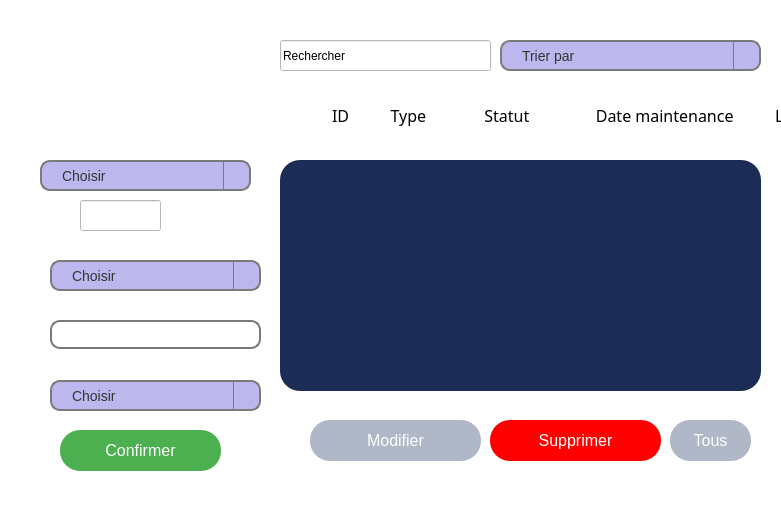
       <widget class="QStackedWidget" name="stackedWidget_3">
        <property name="geometry">
         <rect>
          <x>320</x>
          <y>220</y>
          <width>781</width>
          <height>521</height>
         </rect>
        </property>
        <property name="styleSheet">
         <string notr="true">background: transparent;
</string>
        </property>
        <property name="currentIndex">
         <number>1</number>
        </property>
        <widget class="QWidget" name="mapcentre">
         <widget class="QWidget" name="verticalLayoutWidget_2">
          <property name="geometry">
           <rect>
            <x>0</x>
            <y>-1</y>
            <width>781</width>
            <height>551</height>
           </rect>
          </property>
          <layout class="QVBoxLayout" name="verticalLayout"/>
         </widget>
        </widget>
        <widget class="QWidget" name="donnees">
         <property name="styleSheet">
          <string notr="true">background: transparent;
</string>
         </property>
         <widget class="QPushButton" name="statBtn">
          <property name="geometry">
           <rect>
            <x>670</x>
            <y>420</y>
            <width>81</width>
            <height>41</height>
           </rect>
          </property>
          <property name="styleSheet">
           <string notr="true">QPushButton {
    font-family: 'OCR A Extended', sans-serif; /* Police OCR A Extended */
    font-size: 16px; /* Taille de la police */
    color: white; /* Couleur du texte */
    background-color:#b0b7c7; /* Couleur de fond */
    border: none; /* Pas de bordure */
    border-radius: 20px; /* Coins arrondis */
    padding: 10px 20px; /* Espacement interne */
    cursor: pointer; /* Changement du curseur au survol */
}

QPushButton:hover {
    background-color: #1b2c55; /* Couleur de fond au survol */
}

QPushButton:pressed {
    background-color:#1b2c55; /* Couleur de fond lorsqu'on clique */
    padding-top: 9px; /* Réduction de l'espacement interne pour un effet de clic */
    padding-left: 19px; /* Réduction de l'espacement interne pour un effet de clic */
}
</string>
          </property>
          <property name="text">
           <string>Tous</string>
          </property>
         </widget>
         <widget class="QComboBox" name="type_m">
          <property name="geometry">
           <rect>
            <x>40</x>
            <y>160</y>
            <width>211</width>
            <height>31</height>
           </rect>
          </property>
          <property name="styleSheet">
           <string notr="true">QComboBox {
   font-family: 'OCR A Extended', sans-serif; /* Police OCR A Extended */
	background-color: rgb(188, 184, 238);
    border: 2px solid #7a7a7a; /* Bordure */
    border-radius: 10px; /* Coins arrondis */
    padding: 5px 20px; /* Espacement interne */
    color: #333; /* Couleur du texte */
    font-size: 14px; /* Taille de la police */
}

/* Style de la liste déroulante */
QComboBox QAbstractItemView {
    background-color: #ffffff; /* Couleur de fond de la liste */
    border: 1px solid #7a7a7a; /* Bordure de la liste */
    selection-background-color: #0078d7; /* Couleur de fond lors de la sélection */
    selection-color: white; /* Couleur du texte lors de la sélection */
}

/* Style pour le bouton de la liste déroulante */
QComboBox::drop-down {
    subcontrol-origin: padding;
    subcontrol-position: top right;
    width: 25px; /* Largeur du bouton de liste déroulante */
    border-left: 1px solid #7a7a7a; /* Bordure gauche du bouton */
}

/* Style pour la flèche du bouton de liste déroulante */
QComboBox::down-arrow {
    image: url(arrow.png); /* Remplace par le chemin de ton image de flèche */
    width: 10px; /* Largeur de la flèche */
    height: 10px; /* Hauteur de la flèche */
}

/* Effet au survol */
QComboBox:hover {
    border: 2px solid #0056b3; /* Couleur de bordure au survol */
}

QComboBox:focus {
    border: 2px solid #0078d7; /* Couleur de bordure lors du focus */
}
QComboBox::down-arrow {
    color: #333; /* Couleur de la flèche */
    width: 10px; /* Largeur de la flèche */
    height: 10px; /* Hauteur de la flèche */
}</string>
          </property>
          <item>
           <property name="text">
            <string>Choisir</string>
           </property>
          </item>
          <item>
           <property name="text">
            <string>Tour CNC</string>
           </property>
          </item>
          <item>
           <property name="text">
            <string>Fraiseuse CNC</string>
           </property>
          </item>
          <item>
           <property name="text">
            <string>Robots industriels</string>
           </property>
          </item>
          <item>
           <property name="text">
            <string>Imprimante 3D</string>
           </property>
          </item>
         </widget>
         <widget class="QPushButton" name="modifierButton">
          <property name="geometry">
           <rect>
            <x>310</x>
            <y>420</y>
            <width>171</width>
            <height>41</height>
           </rect>
          </property>
          <property name="styleSheet">
           <string notr="true">QPushButton {
    font-family: 'OCR A Extended', sans-serif; /* Police OCR A Extended */
    font-size: 16px; /* Taille de la police */
    color: white; /* Couleur du texte */
    background-color: #b0b7c7; /* Couleur de fond */
    border: none; /* Pas de bordure */
    border-radius: 20px; /* Coins arrondis */
    padding: 10px 20px; /* Espacement interne */
    cursor: pointer; /* Changement du curseur au survol */
}

QPushButton:hover {
    background-color: #1b2c55; /* Couleur de fond au survol */
}

QPushButton:pressed {
    background-color:#1b2c55; /* Couleur de fond lorsqu'on clique */
    padding-top: 9px; /* Réduction de l'espacement interne pour un effet de clic */
    padding-left: 19px; /* Réduction de l'espacement interne pour un effet de clic */
}
</string>
          </property>
          <property name="text">
           <string>Modifier</string>
          </property>
         </widget>
         <widget class="QLineEdit" name="id_machine">
          <property name="geometry">
           <rect>
            <x>80</x>
            <y>200</y>
            <width>81</width>
            <height>31</height>
           </rect>
          </property>
          <property name="styleSheet">
           <string notr="true">background-color: rgb(255, 255, 255);</string>
          </property>
          <property name="text">
           <string/>
          </property>
         </widget>
         <widget class="QDateEdit" name="date_maintenance">
          <property name="geometry">
           <rect>
            <x>50</x>
            <y>320</y>
            <width>211</width>
            <height>29</height>
           </rect>
          </property>
          <property name="styleSheet">
           <string notr="true">QDateEdit {
  
    border: 2px solid #7a7a7a; /* Bordure */
    border-radius: 10px; /* Coins arrondis */
    padding: 5px 10px; /* Espacement interne */
    color: white; /* Couleur du texte */
    font-family: 'OCR A Extended', sans-serif; /* Police OCR A Extended */
    font-size: 14px; /* Taille de la police */
}

/* Style pour le bouton de sélection de date */
QDateEdit::drop-down {
    subcontrol-origin: padding;
    subcontrol-position: top right;
    width: 25px; /* Largeur du bouton de liste déroulante */
    border-left: 1px solid #7a7a7a; /* Bordure gauche du bouton */
}

/* Style pour la flèche du bouton de sélection de date */
QDateEdit::down-arrow {
    image: url(arrow.png); /* Remplace par le chemin de ton image de flèche */
    width: 10px; /* Largeur de la flèche */
    height: 10px; /* Hauteur de la flèche */
}

/* Effet au survol */
QDateEdit:hover {
    border: 2px solid #0056b3; /* Couleur de bordure au survol */
}

QDateEdit:focus {
    border: 2px solid #0078d7; /* Couleur de bordure lors du focus */
}
</string>
          </property>
         </widget>
         <widget class="QLineEdit" name="lineEdit_5">
          <property name="enabled">
           <bool>true</bool>
          </property>
          <property name="geometry">
           <rect>
            <x>10</x>
            <y>120</y>
            <width>161</width>
            <height>51</height>
           </rect>
          </property>
          <property name="font">
           <font>
            <family>OCR A Extended</family>
            <pointsize>12</pointsize>
            <bold>false</bold>
            <underline>false</underline>
           </font>
          </property>
          <property name="acceptDrops">
           <bool>true</bool>
          </property>
          <property name="autoFillBackground">
           <bool>false</bool>
          </property>
          <property name="styleSheet">
           <string notr="true">QLineEdit { background-color: transparent;
color:white; }</string>
          </property>
          <property name="text">
           <string>Type</string>
          </property>
          <property name="frame">
           <bool>false</bool>
          </property>
          <property name="readOnly">
           <bool>false</bool>
          </property>
         </widget>
         <widget class="QLineEdit" name="lineEdit_3">
          <property name="enabled">
           <bool>true</bool>
          </property>
          <property name="geometry">
           <rect>
            <x>330</x>
            <y>90</y>
            <width>641</width>
            <height>51</height>
           </rect>
          </property>
          <property name="font">
           <font>
            <family>Impact</family>
            <pointsize>12</pointsize>
            <bold>false</bold>
            <underline>false</underline>
           </font>
          </property>
          <property name="acceptDrops">
           <bool>true</bool>
          </property>
          <property name="autoFillBackground">
           <bool>false</bool>
          </property>
          <property name="styleSheet">
           <string notr="true">QLineEdit { background-color: transparent;
color:black; }</string>
          </property>
          <property name="text">
           <string>ID          Type              Statut                Date maintenance          Localisation</string>
          </property>
          <property name="frame">
           <bool>false</bool>
          </property>
          <property name="readOnly">
           <bool>false</bool>
          </property>
         </widget>
         <widget class="QPushButton" name="confirmerMachine">
          <property name="geometry">
           <rect>
            <x>60</x>
            <y>430</y>
            <width>161</width>
            <height>41</height>
           </rect>
          </property>
          <property name="styleSheet">
           <string notr="true">QPushButton {
    font-family: 'OCR A Extended', sans-serif; /* Police OCR A Extended */
    font-size: 16px; /* Taille de la police */
    color: white; /* Couleur du texte */
    background-color: #4CAF50; /* Couleur de fond */
    border: none; /* Pas de bordure */
   border-radius: 20px; /* Coins arrondis */
    padding: 10px 20px; /* Espacement interne */
    cursor: pointer; /* Changement du curseur au survol */
}

QPushButton:hover {
    background-color: green; /* Couleur de fond au survol */
}

QPushButton:pressed {
    background-color:green; /* Couleur de fond lorsqu'on clique */
    padding-top: 9px; /* Réduction de l'espacement interne pour un effet de clic */
    padding-left: 19px; /* Réduction de l'espacement interne pour un effet de clic */
}
</string>
          </property>
          <property name="text">
           <string>Confirmer</string>
          </property>
         </widget>
         <widget class="QLineEdit" name="searchLineEdit">
          <property name="geometry">
           <rect>
            <x>280</x>
            <y>40</y>
            <width>211</width>
            <height>31</height>
           </rect>
          </property>
          <property name="styleSheet">
           <string notr="true">QLineEdit {
	background-color: rgb(255, 255, 255);
    font-family: &quot;OCR A Extended&quot;;  /* Définit la police sur OCR A Extended */
    /*font-size: 14px;                /* Taille de la police (ajustable) */
   /* color: black;                   /* Couleur du texte */
    /*padding: 5px;                   /* Espacement interne */
   /* border: 1px solid gray;         /* Bordure grise */
   /* border-radius: 5px;             /* Coins arrondis */
}
</string>
          </property>
          <property name="text">
           <string>Rechercher</string>
          </property>
         </widget>
         <widget class="QPushButton" name="supprimerMachine">
          <property name="geometry">
           <rect>
            <x>490</x>
            <y>420</y>
            <width>171</width>
            <height>41</height>
           </rect>
          </property>
          <property name="styleSheet">
           <string notr="true">QPushButton {
    font-family: 'OCR A Extended', sans-serif; /* Police OCR A Extended */
    font-size: 16px; /* Taille de la police */
    color: white; /* Couleur du texte */
    background-color: red; /* Couleur de fond */
    border: none; /* Pas de bordure */
   border-radius: 20px; /* Coins arrondis */
    padding: 10px 20px; /* Espacement interne */
    cursor: pointer; /* Changement du curseur au survol */
}

QPushButton:hover {
    background-color: #1b2c55; /* Couleur de fond au survol */
}

QPushButton:pressed {
    background-color:#1b2c55; /* Couleur de fond lorsqu'on clique */
    padding-top: 9px; /* Réduction de l'espacement interne pour un effet de clic */
    padding-left: 19px; /* Réduction de l'espacement interne pour un effet de clic */
}
</string>
          </property>
          <property name="text">
           <string>Supprimer</string>
          </property>
         </widget>
         <widget class="QComboBox" name="statut_m">
          <property name="geometry">
           <rect>
            <x>50</x>
            <y>260</y>
            <width>211</width>
            <height>31</height>
           </rect>
          </property>
          <property name="styleSheet">
           <string notr="true">QComboBox {
   font-family: 'OCR A Extended', sans-serif; /* Police OCR A Extended */
	background-color: rgb(188, 184, 238);
    border: 2px solid #7a7a7a; /* Bordure */
    border-radius: 10px; /* Coins arrondis */
    padding: 5px 20px; /* Espacement interne */
    color: #333; /* Couleur du texte */
    font-size: 14px; /* Taille de la police */
}

/* Style de la liste déroulante */
QComboBox QAbstractItemView {
    background-color: #ffffff; /* Couleur de fond de la liste */
    border: 1px solid #7a7a7a; /* Bordure de la liste */
    selection-background-color: #0078d7; /* Couleur de fond lors de la sélection */
    selection-color: white; /* Couleur du texte lors de la sélection */
}

/* Style pour le bouton de la liste déroulante */
QComboBox::drop-down {
    subcontrol-origin: padding;
    subcontrol-position: top right;
    width: 25px; /* Largeur du bouton de liste déroulante */
    border-left: 1px solid #7a7a7a; /* Bordure gauche du bouton */
}

/* Style pour la flèche du bouton de liste déroulante */
QComboBox::down-arrow {
    image: url(arrow.png); /* Remplace par le chemin de ton image de flèche */
    width: 10px; /* Largeur de la flèche */
    height: 10px; /* Hauteur de la flèche */
}

/* Effet au survol */
QComboBox:hover {
    border: 2px solid #0056b3; /* Couleur de bordure au survol */
}

QComboBox:focus {
    border: 2px solid #0078d7; /* Couleur de bordure lors du focus */
}
QComboBox::down-arrow {
    color: #333; /* Couleur de la flèche */
    width: 10px; /* Largeur de la flèche */
    height: 10px; /* Hauteur de la flèche */
}</string>
          </property>
          <item>
           <property name="text">
            <string>Choisir</string>
           </property>
          </item>
          <item>
           <property name="text">
            <string>en fonctionnement</string>
           </property>
          </item>
          <item>
           <property name="text">
            <string>en maintenance</string>
           </property>
          </item>
          <item>
           <property name="text">
            <string>en panne</string>
           </property>
          </item>
         </widget>
         <widget class="QLineEdit" name="lineEdit_13">
          <property name="enabled">
           <bool>true</bool>
          </property>
          <property name="geometry">
           <rect>
            <x>10</x>
            <y>340</y>
            <width>161</width>
            <height>51</height>
           </rect>
          </property>
          <property name="font">
           <font>
            <family>OCR A Extended</family>
            <pointsize>12</pointsize>
            <bold>false</bold>
            <underline>false</underline>
           </font>
          </property>
          <property name="acceptDrops">
           <bool>true</bool>
          </property>
          <property name="autoFillBackground">
           <bool>false</bool>
          </property>
          <property name="styleSheet">
           <string notr="true">QLineEdit { background-color: transparent;
color:white; }</string>
          </property>
          <property name="text">
           <string>localisation</string>
          </property>
          <property name="frame">
           <bool>false</bool>
          </property>
          <property name="readOnly">
           <bool>false</bool>
          </property>
         </widget>
         <widget class="QLineEdit" name="lineEdit_6">
          <property name="enabled">
           <bool>true</bool>
          </property>
          <property name="geometry">
           <rect>
            <x>10</x>
            <y>220</y>
            <width>161</width>
            <height>51</height>
           </rect>
          </property>
          <property name="font">
           <font>
            <family>OCR A Extended</family>
            <pointsize>12</pointsize>
            <bold>false</bold>
            <underline>false</underline>
           </font>
          </property>
          <property name="acceptDrops">
           <bool>true</bool>
          </property>
          <property name="autoFillBackground">
           <bool>false</bool>
          </property>
          <property name="styleSheet">
           <string notr="true">QLineEdit { background-color: transparent;
color:white; }</string>
          </property>
          <property name="text">
           <string>Statut</string>
          </property>
          <property name="frame">
           <bool>false</bool>
          </property>
          <property name="readOnly">
           <bool>false</bool>
          </property>
         </widget>
         <widget class="QLineEdit" name="lineEdit_14">
          <property name="enabled">
           <bool>true</bool>
          </property>
          <property name="geometry">
           <rect>
            <x>40</x>
            <y>190</y>
            <width>51</width>
            <height>51</height>
           </rect>
          </property>
          <property name="font">
           <font>
            <family>OCR A Extended</family>
            <pointsize>12</pointsize>
            <bold>false</bold>
            <underline>false</underline>
           </font>
          </property>
          <property name="acceptDrops">
           <bool>true</bool>
          </property>
          <property name="autoFillBackground">
           <bool>false</bool>
          </property>
          <property name="styleSheet">
           <string notr="true">QLineEdit { background-color: transparent;
color:white; }</string>
          </property>
          <property name="text">
           <string>ID</string>
          </property>
          <property name="frame">
           <bool>false</bool>
          </property>
          <property name="readOnly">
           <bool>false</bool>
          </property>
         </widget>
         <widget class="QComboBox" name="localisation">
          <property name="geometry">
           <rect>
            <x>50</x>
            <y>380</y>
            <width>211</width>
            <height>31</height>
           </rect>
          </property>
          <property name="styleSheet">
           <string notr="true">QComboBox {
   font-family: 'OCR A Extended', sans-serif; /* Police OCR A Extended */
	background-color: rgb(188, 184, 238);
    border: 2px solid #7a7a7a; /* Bordure */
    border-radius: 10px; /* Coins arrondis */
    padding: 5px 20px; /* Espacement interne */
    color: #333; /* Couleur du texte */
    font-size: 14px; /* Taille de la police */
}

/* Style de la liste déroulante */
QComboBox QAbstractItemView {
    background-color: #ffffff; /* Couleur de fond de la liste */
    border: 1px solid #7a7a7a; /* Bordure de la liste */
    selection-background-color: #0078d7; /* Couleur de fond lors de la sélection */
    selection-color: white; /* Couleur du texte lors de la sélection */
}

/* Style pour le bouton de la liste déroulante */
QComboBox::drop-down {
    subcontrol-origin: padding;
    subcontrol-position: top right;
    width: 25px; /* Largeur du bouton de liste déroulante */
    border-left: 1px solid #7a7a7a; /* Bordure gauche du bouton */
}

/* Style pour la flèche du bouton de liste déroulante */
QComboBox::down-arrow {
    image: url(arrow.png); /* Remplace par le chemin de ton image de flèche */
    width: 10px; /* Largeur de la flèche */
    height: 10px; /* Hauteur de la flèche */
}

/* Effet au survol */
QComboBox:hover {
    border: 2px solid #0056b3; /* Couleur de bordure au survol */
}

QComboBox:focus {
    border: 2px solid #0078d7; /* Couleur de bordure lors du focus */
}
QComboBox::down-arrow {
    color: #333; /* Couleur de la flèche */
    width: 10px; /* Largeur de la flèche */
    height: 10px; /* Hauteur de la flèche */
}</string>
          </property>
          <item>
           <property name="text">
            <string>Choisir</string>
           </property>
          </item>
          <item>
           <property name="text">
            <string>Tunis</string>
           </property>
          </item>
          <item>
           <property name="text">
            <string>Monastir</string>
           </property>
          </item>
          <item>
           <property name="text">
            <string>Jendouba</string>
           </property>
          </item>
          <item>
           <property name="text">
            <string>Bizert</string>
           </property>
          </item>
         </widget>
         <widget class="QLineEdit" name="lineEdit_9">
          <property name="enabled">
           <bool>true</bool>
          </property>
          <property name="geometry">
           <rect>
            <x>10</x>
            <y>280</y>
            <width>301</width>
            <height>51</height>
           </rect>
          </property>
          <property name="font">
           <font>
            <family>OCR A Extended</family>
            <pointsize>12</pointsize>
            <bold>false</bold>
            <underline>false</underline>
           </font>
          </property>
          <property name="acceptDrops">
           <bool>true</bool>
          </property>
          <property name="autoFillBackground">
           <bool>false</bool>
          </property>
          <property name="styleSheet">
           <string notr="true">QLineEdit { background-color: transparent;
color:white; }</string>
          </property>
          <property name="text">
           <string>Date maintenance </string>
          </property>
          <property name="frame">
           <bool>false</bool>
          </property>
          <property name="readOnly">
           <bool>false</bool>
          </property>
         </widget>
         <widget class="QTableView" name="tableMachine">
          <property name="geometry">
           <rect>
            <x>280</x>
            <y>160</y>
            <width>481</width>
            <height>231</height>
           </rect>
          </property>
          <property name="font">
           <font>
            <bold>true</bold>
           </font>
          </property>
          <property name="toolTip">
           <string notr="true"/>
          </property>
          <property name="statusTip">
           <string notr="true"/>
          </property>
          <property name="accessibleName">
           <string notr="true"/>
          </property>
          <property name="accessibleDescription">
           <string notr="true"/>
          </property>
          <property name="styleSheet">
           <string notr="true"> border-radius: 20px; /* Coins arrondis */
background-color: #1b2c55;
color:white;</string>
          </property>
          <property name="editTriggers">
           <set>QAbstractItemView::EditTrigger::NoEditTriggers</set>
          </property>
          <property name="dragDropOverwriteMode">
           <bool>false</bool>
          </property>
          <property name="showGrid">
           <bool>true</bool>
          </property>
          <attribute name="horizontalHeaderVisible">
           <bool>false</bool>
          </attribute>
          <attribute name="horizontalHeaderHighlightSections">
           <bool>false</bool>
          </attribute>
          <attribute name="verticalHeaderVisible">
           <bool>false</bool>
          </attribute>
          <attribute name="verticalHeaderHighlightSections">
           <bool>false</bool>
          </attribute>
         </widget>
         <widget class="QComboBox" name="comboBoxtrie">
          <property name="geometry">
           <rect>
            <x>500</x>
            <y>40</y>
            <width>261</width>
            <height>31</height>
           </rect>
          </property>
          <property name="styleSheet">
           <string notr="true">QComboBox {
   font-family: 'OCR A Extended', sans-serif; /* Police OCR A Extended */
	background-color: rgb(188, 184, 238);
    border: 2px solid #7a7a7a; /* Bordure */
    border-radius: 10px; /* Coins arrondis */
    padding: 5px 20px; /* Espacement interne */
    color: #333; /* Couleur du texte */
    font-size: 14px; /* Taille de la police */
}

/* Style de la liste déroulante */
QComboBox QAbstractItemView {
    background-color: #ffffff; /* Couleur de fond de la liste */
    border: 1px solid #7a7a7a; /* Bordure de la liste */
    selection-background-color: #0078d7; /* Couleur de fond lors de la sélection */
    selection-color: white; /* Couleur du texte lors de la sélection */
}

/* Style pour le bouton de la liste déroulante */
QComboBox::drop-down {
    subcontrol-origin: padding;
    subcontrol-position: top right;
    width: 25px; /* Largeur du bouton de liste déroulante */
    border-left: 1px solid #7a7a7a; /* Bordure gauche du bouton */
}

/* Style pour la flèche du bouton de liste déroulante */
QComboBox::down-arrow {
    image: url(arrow.png); /* Remplace par le chemin de ton image de flèche */
    width: 10px; /* Largeur de la flèche */
    height: 10px; /* Hauteur de la flèche */
}

/* Effet au survol */
QComboBox:hover {
    border: 2px solid #0056b3; /* Couleur de bordure au survol */
}

QComboBox:focus {
    border: 2px solid #0078d7; /* Couleur de bordure lors du focus */
}
QComboBox::down-arrow {
    color: #333; /* Couleur de la flèche */
    width: 10px; /* Largeur de la flèche */
    height: 10px; /* Hauteur de la flèche */
}</string>
          </property>
          <item>
           <property name="text">
            <string>Trier par</string>
           </property>
          </item>
          <item>
           <property name="text">
            <string>Ord.alpha (localisation)</string>
           </property>
          </item>
          <item>
           <property name="text">
            <string>Ord.alpha (type)</string>
           </property>
          </item>
          <item>
           <property name="text">
            <string>Date.maint la plus proche</string>
           </property>
          </item>
         </widget>
         <widget class="QLabel" name="typelabel">
          <property name="geometry">
           <rect>
            <x>60</x>
            <y>60</y>
            <width>161</width>
            <height>71</height>
           </rect>
          </property>
          <property name="styleSheet">
           <string notr="true">background-color:white</string>
          </property>
          <property name="text">
           <string/>
          </property>
          <property name="scaledContents">
           <bool>true</bool>
          </property>
         </widget>
        </widget>
        <widget class="QWidget" name="statistiques">
         <widget class="QWidget" name="verticalLayoutWidget">
          <property name="geometry">
           <rect>
            <x>-10</x>
            <y>0</y>
            <width>801</width>
            <height>501</height>
           </rect>
          </property>
          <layout class="QVBoxLayout" name="verticalLayoutStat"/>
         </widget>
        </widget>
        <widget class="QWidget" name="calendrier">
         <widget class="QCalendarWidget" name="calendarWidget">
          <property name="geometry">
           <rect>
            <x>0</x>
            <y>10</y>
            <width>781</width>
            <height>501</height>
           </rect>
          </property>
          <property name="cursor">
           <cursorShape>CrossCursor</cursorShape>
          </property>
          <property name="styleSheet">
           <string notr="true">background-color: rgb(85, 85, 255);

QCalendarWidget QComboBox {
    background-color: white;   /* Fond blanc pour le menu déroulant des mois */
    border: 1px solid #cccccc; /* Bordure gris clair */
}</string>
          </property>
         </widget>
         <widget class="QLabel" name="label">
          <property name="geometry">
           <rect>
            <x>0</x>
            <y>10</y>
            <width>351</width>
            <height>41</height>
           </rect>
          </property>
          <property name="font">
           <font>
            <family>OCR A Extended</family>
            <pointsize>14</pointsize>
            <underline>true</underline>
           </font>
          </property>
          <property name="styleSheet">
           <string notr="true">background-color: rgb(200, 194, 194);
color: rgb(255, 0, 0);</string>
          </property>
          <property name="text">
           <string>Les dates de maintenance</string>
          </property>
         </widget>
         <zorder>label</zorder>
         <zorder>calendarWidget</zorder>
        </widget>
        <widget class="QWidget" name="pdf"/>
       </widget>
